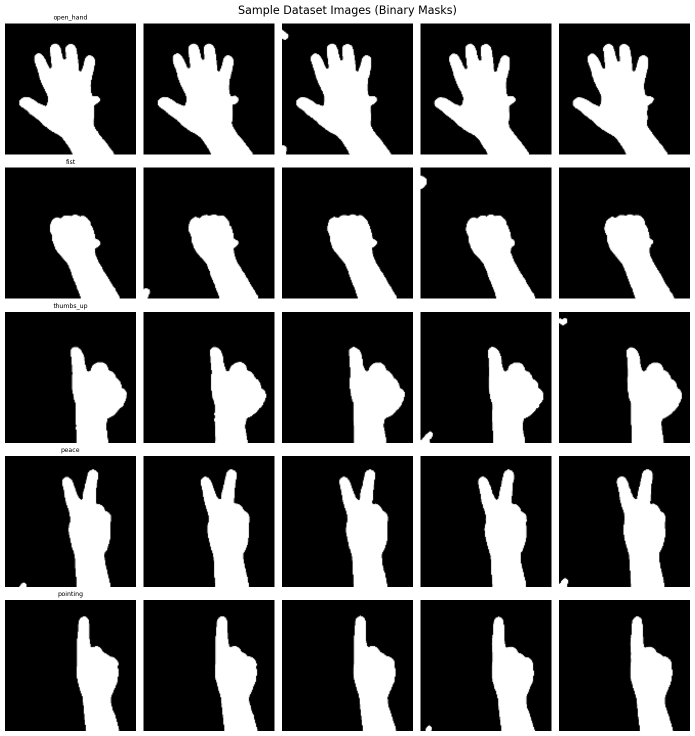
#> input picture dataset_samples.png, 1389 x 1472 px, given in place of the camera (shown at 1/2 size)
$ jupyter execute --allow-errors hgr.ipynb
#> lines starting #> are read from the running program, lines starting #| are printed output that depends on the picture; after the words box and inside, x2 and y2 are one past the last pixel; in counts of white or black regions, pixels touching at a corner belong together
[cell 1]
import sys

[cell 2]
import cv2
import os
import time
import numpy as np
import matplotlib.pyplot as plt
import seaborn as sns
import warnings
warnings.filterwarnings('ignore')

from skimage.feature import hog
from sklearn.svm import SVC
from sklearn.neighbors import KNeighborsClassifier
from sklearn.ensemble import RandomForestClassifier
from sklearn.linear_model import LogisticRegression
from sklearn.tree import DecisionTreeClassifier
from sklearn.model_selection import train_test_split, cross_val_score
from sklearn.preprocessing import StandardScaler, LabelEncoder
from sklearn.metrics import (
    classification_report,
    confusion_matrix,
    accuracy_score
)
from sklearn.pipeline import Pipeline
import pickle

print("All imports successful.")

[cell 3]
GESTURES = [
    'open_hand',
    'fist',
    'thumbs_up',
    'peace',
    'pointing'
]

DATASET_DIR = 'gesture_dataset'

IMAGES_PER_GESTURE = 200

IMG_SIZE = (128, 128)

HOG_ORIENTATIONS = 9
HOG_PIXELS_PER_CELL = (8, 8)
HOG_CELLS_PER_BLOCK = (2, 2)

MODEL_SAVE_PATH = 'gesture_model.pkl'
SCALER_SAVE_PATH = 'gesture_scaler.pkl'
ENCODER_SAVE_PATH = 'gesture_encoder.pkl'

os.makedirs(DATASET_DIR, exist_ok=True)
for gesture in GESTURES:
    os.makedirs(os.path.join(DATASET_DIR, gesture), exist_ok=True)

print(f"Dataset directory: {DATASET_DIR}")
print(f"Gestures to capture: {GESTURES}")
print(f"Images per gesture: {IMAGES_PER_GESTURE}")

[cell 4]
def preprocess_frame(frame):
    roi_top, roi_bottom, roi_left, roi_right = 50, 350, 300, 650
    roi = frame[roi_top:roi_bottom, roi_left:roi_right]

    blurred = cv2.GaussianBlur(roi, (5, 5), 0)

    ycrcb = cv2.cvtColor(blurred, cv2.COLOR_BGR2YCrCb)

    lower_skin = np.array([0, 133, 77], dtype=np.uint8)
    upper_skin = np.array([255, 173, 127], dtype=np.uint8)
    skin_mask = cv2.inRange(ycrcb, lower_skin, upper_skin)

    hsv = cv2.cvtColor(blurred, cv2.COLOR_BGR2HSV)
    lower_hsv = np.array([0, 20, 70], dtype=np.uint8)
    upper_hsv = np.array([20, 255, 255], dtype=np.uint8)
    hsv_mask = cv2.inRange(hsv, lower_hsv, upper_hsv)

    combined_mask = cv2.bitwise_or(skin_mask, hsv_mask)

    kernel = cv2.getStructuringElement(cv2.MORPH_ELLIPSE, (7, 7))
    combined_mask = cv2.morphologyEx(combined_mask, cv2.MORPH_CLOSE, kernel, iterations=2)
    combined_mask = cv2.morphologyEx(combined_mask, cv2.MORPH_OPEN, kernel, iterations=1)
    combined_mask = cv2.dilate(combined_mask, kernel, iterations=1)

    segmented = cv2.bitwise_and(roi, roi, mask=combined_mask)

    return roi, combined_mask, segmented

def prepare_image_for_saving(mask):
    resized = cv2.resize(mask, IMG_SIZE)
    return resized

print("Preprocessing functions defined.")

[cell 5]
# [80 lines left out: function capture_dataset, not called in this run]

[cell 6]
print("Dataset Summary:")
print("-" * 40)
total = 0
for gesture in GESTURES:
    folder = os.path.join(DATASET_DIR, gesture)
    count = len([f for f in os.listdir(folder) if f.endswith('.png')])
    total += count
    print(f"  {gesture:20s}: {count} images")
print("-" * 40)
print(f"  {'TOTAL':20s}: {total} images")

[cell 7]
def extract_hog_features(img):
    features = hog(
        img,
        orientations=HOG_ORIENTATIONS,
        pixels_per_cell=HOG_PIXELS_PER_CELL,
        cells_per_block=HOG_CELLS_PER_BLOCK,
        block_norm='L2-Hys',
        visualize=False
    )
    return features

def extract_hu_moments(img):
    moments = cv2.moments(img)
    hu = cv2.HuMoments(moments).flatten()

    hu = -np.sign(hu) * np.log10(np.abs(hu) + 1e-10)
    return hu

def extract_contour_features(img):
    features = np.zeros(12)

    contours, _ = cv2.findContours(
        img.astype(np.uint8),
        cv2.RETR_EXTERNAL,
        cv2.CHAIN_APPROX_SIMPLE
    )

    if not contours:
        return features

    cnt = max(contours, key=cv2.contourArea)
    area = cv2.contourArea(cnt)

    if area < 100:
        return features

    perimeter = cv2.arcLength(cnt, True)
    x, y, w, h = cv2.boundingRect(cnt)

    hull = cv2.convexHull(cnt)
    hull_area = cv2.contourArea(hull)
    hull_perimeter = cv2.arcLength(hull, True)

    solidity = area / (hull_area + 1e-5)
    extent = area / (w * h + 1e-5)
    aspect_ratio = w / (h + 1e-5)
    hull_ratio = hull_perimeter / (perimeter + 1e-5)

    defect_count = 0
    mean_defect_depth = 0
    try:
        hull_idx = cv2.convexHull(cnt, returnPoints=False)
        if hull_idx is not None and len(hull_idx) > 3:
            defects = cv2.convexityDefects(cnt, hull_idx)
            if defects is not None:
                for defect in defects:
                    s, e, f, d = defect[0]
                    depth = d / 256.0
                    if depth > 10:
                        defect_count += 1
                        mean_defect_depth += depth
                if defect_count > 0:
                    mean_defect_depth /= defect_count
    except Exception:
        pass

    circularity = (4 * np.pi * area) / (perimeter ** 2 + 1e-5)

    equiv_diameter = np.sqrt(4 * area / np.pi)

    features = np.array([
        area / (IMG_SIZE[0] * IMG_SIZE[1]),
        perimeter / (2 * (IMG_SIZE[0] + IMG_SIZE[1])),
        aspect_ratio,
        solidity,
        extent,
        hull_ratio,
        circularity,
        equiv_diameter / IMG_SIZE[0],
        defect_count,
        mean_defect_depth / 100.0,
        w / IMG_SIZE[0],
        h / IMG_SIZE[1],
    ])

    return features

def extract_pixel_histogram(img):
    grid = 4
    cell_h = img.shape[0] // grid
    cell_w = img.shape[1] // grid
    features = []
    for i in range(grid):
        for j in range(grid):
            cell = img[i*cell_h:(i+1)*cell_h, j*cell_w:(j+1)*cell_w]
            ratio = np.sum(cell > 0) / (cell_h * cell_w + 1e-5)
            features.append(ratio)
    return np.array(features)

def extract_all_features(img):
    hog_feats = extract_hog_features(img)
    hu_feats = extract_hu_moments(img)
    contour_feats = extract_contour_features(img)
    hist_feats = extract_pixel_histogram(img)

    return np.concatenate([hog_feats, hu_feats, contour_feats, hist_feats])

print("Feature extraction functions defined.")

dummy = np.zeros(IMG_SIZE, dtype=np.uint8)
sample_features = extract_all_features(dummy)
print(f"Feature vector size: {sample_features.shape[0]}")

[cell 8]
fig, axes = plt.subplots(len(GESTURES), 5, figsize=(14, 3 * len(GESTURES)))
fig.suptitle('Sample Dataset Images (Binary Masks)', fontsize=16)

for row, gesture in enumerate(GESTURES):
    folder = os.path.join(DATASET_DIR, gesture)
    files = sorted([f for f in os.listdir(folder) if f.endswith('.png')])
    sample_files = files[:5] if len(files) >= 5 else files

    for col, fname in enumerate(sample_files):
        img = cv2.imread(os.path.join(folder, fname), cv2.IMREAD_GRAYSCALE)
        ax = axes[row][col]
        ax.imshow(img, cmap='gray')
        ax.set_title(gesture if col == 0 else '', fontsize=9)
        ax.axis('off')

    for col in range(len(sample_files), 5):
        axes[row][col].axis('off')

plt.tight_layout()
plt.savefig('dataset_samples.png', dpi=100, bbox_inches='tight')
plt.show()
print("Dataset sample plot saved as 'dataset_samples.png'")

[cell 9]
def load_and_extract_features(dataset_dir, gestures):
    X = []
    y = []

    print("Loading dataset and extracting features...")
    for i, gesture in enumerate(gestures):
        path = os.path.join(dataset_dir, gesture)
        images = os.listdir(path)
        print(f"  Processing '{gesture}' ({len(images)} images)")

        for img_name in images:
            img_path = os.path.join(path, img_name)
            img = cv2.imread(img_path, cv2.IMREAD_GRAYSCALE)
            if img is None:
                print(f"Warning: Could not load image {img_path}")
                continue

            features = extract_all_features(img)
            X.append(features)
            y.append(gesture)

    print("Feature extraction complete.")
    return np.array(X), np.array(y)

X, y = load_and_extract_features(DATASET_DIR, GESTURES)
print(f"Feature matrix shape: {X.shape}")
print(f"Label distribution: { {g: np.sum(y == g) for g in GESTURES} }")

[cell 10]
le = LabelEncoder()
y_encoded = le.fit_transform(y)

print(f"Label encoding: { dict(zip(le.classes_, le.transform(le.classes_))) }")

#> (the rest of this cell did not finish here and is left out)

[cell 11]
models = {
    'SVM (RBF)': SVC(
        kernel='rbf',
        C=10,
        gamma='scale',
        probability=True,
        random_state=42
    ),
    'K-Nearest Neighbors': KNeighborsClassifier(
        n_neighbors=7,
        weights='distance',
        metric='euclidean'
    ),
    'Random Forest': RandomForestClassifier(
        n_estimators=200,
        max_depth=None,
        min_samples_split=2,
        random_state=42,
        n_jobs=-1
    ),
    'Decision Tree': DecisionTreeClassifier(
        max_depth=20,
        min_samples_split=5,
        random_state=42
    ),
    'Logistic Regression': LogisticRegression(
        max_iter=1000,
        C=1.0,
        solver='lbfgs',
        multi_class='multinomial',
        random_state=42
    )
}

results = {}

print("Training models...")
print("=" * 60)

#> (the rest of this cell did not finish here and is left out)

[cell 12]
import cv2
import numpy as np
import pickle
import time
from IPython.display import clear_output

MODEL_SAVE_PATH = 'gesture_model.pkl'
SCALER_SAVE_PATH = 'gesture_scaler.pkl'
ENCODER_SAVE_PATH = 'gesture_encoder.pkl'

with open(MODEL_SAVE_PATH, 'rb') as f:
#> (reads gesture_model.pkl from the repository)
    svm_model = pickle.load(f)
with open(SCALER_SAVE_PATH, 'rb') as f:
#> (reads gesture_scaler.pkl from the repository)
    scaler = pickle.load(f)
with open(ENCODER_SAVE_PATH, 'rb') as f:
#> (reads gesture_encoder.pkl from the repository)
    label_encoder = pickle.load(f)

def run_realtime_test():
    cap = cv2.VideoCapture(0)
    if not cap.isOpened():
        print("ERROR: Cannot open webcam.")
        return

    cap.set(cv2.CAP_PROP_FRAME_WIDTH, 720)
    cap.set(cv2.CAP_PROP_FRAME_HEIGHT, 480)

    print("Starting real-time gesture recognition. Press 'Q' to quit.")

    while True:
        ret, frame = cap.read()
#> frame is the input picture: shape (1472, 1389, 3); min 0, max 255, mean 87.5
        if not ret:
            print("Failed to grab frame.")
            break

        frame = cv2.flip(frame, 1)
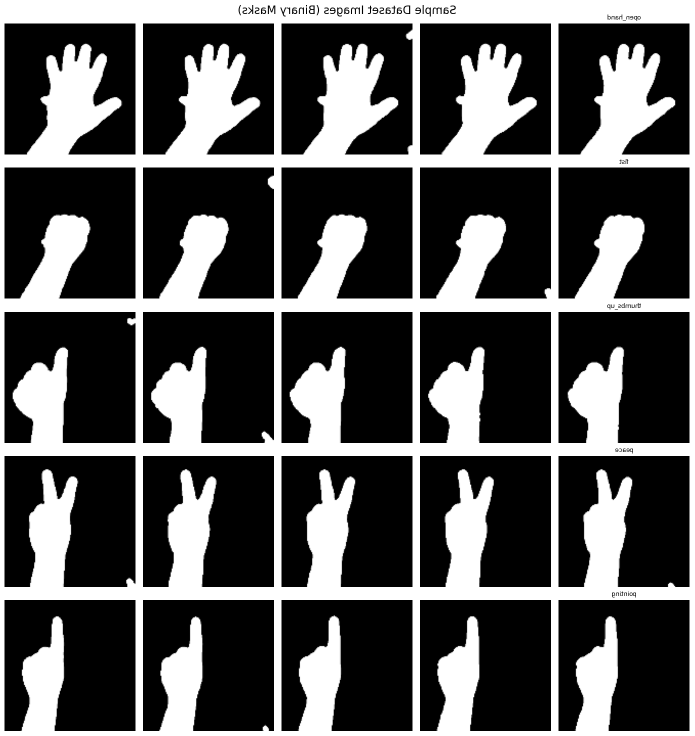
#> frame: shape (1472, 1389, 3) (shown at 1/2 size); min 0, max 255, mean 87.5
        display = frame.copy()

        roi_top, roi_bottom, roi_left, roi_right = 50, 350, 300, 650
        cv2.rectangle(display, (roi_left, roi_top), (roi_right, roi_bottom), (0, 255, 0), 2)
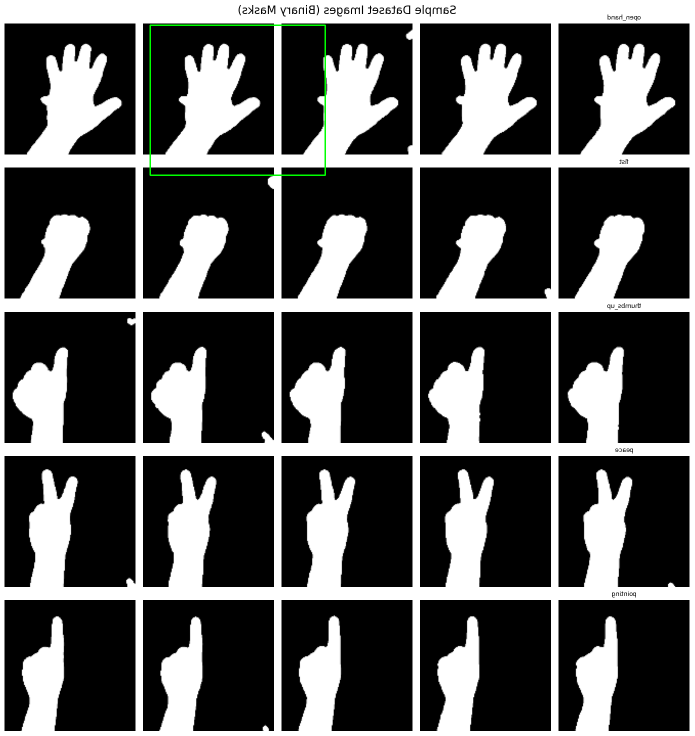
#> display: shape (1472, 1389, 3) (shown at 1/2 size); 0.19% of pixels changed, all inside (x1, y1, x2, y2) = (299, 49, 652, 352)

        _, mask, _ = preprocess_frame(frame)
#> in preprocess_frame, `roi = frame[roi_top:roi_bottom, roi_left:roi_right]`:
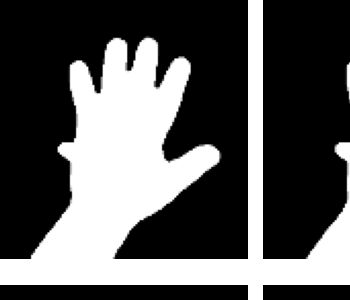
#> roi: shape (300, 350, 3); min 0, max 255, mean 87.9
#> in preprocess_frame, `blurred = cv2.GaussianBlur(roi, (5, 5), 0)`:
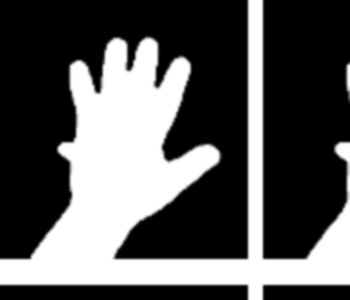
#> blurred: shape (300, 350, 3); min 0, max 255, mean 87.9
#> in preprocess_frame, `ycrcb = cv2.cvtColor(blurred, cv2.COLOR_BGR2YCrCb)`: ycrcb: shape (300, 350, 3); mean of channels 0, 1, 2 87.9, 128, 128
#> in preprocess_frame, `skin_mask = cv2.inRange(ycrcb, lower_skin, upper_skin)`: skin_mask: shape (300, 350); every value is 0
#> in preprocess_frame, `hsv = cv2.cvtColor(blurred, cv2.COLOR_BGR2HSV)`: hsv: shape (300, 350, 3); mean H, S, V 0, 0, 87.9
#> in preprocess_frame, `segmented = cv2.bitwise_and(roi, roi, mask=combined_mask)`: segmented: shape (300, 350, 3); every value is 0

        try:
            img_resized = prepare_image_for_saving(mask)
#> in prepare_image_for_saving, `resized = cv2.resize(mask, IMG_SIZE)`: resized: shape (128, 128); every value is 0

            features = extract_all_features(img_resized)
#> features = 8135 values from 0 to 0

            features_scaled = scaler.transform([features])

            pred = svm_model.predict(features_scaled)
#> pred = [0]
            gesture_name = label_encoder.inverse_transform(pred)[0]
#> gesture_name = 'fist'

            cv2.putText(display, f"Prediction: {gesture_name}", (10, 30),
                        cv2.FONT_HERSHEY_SIMPLEX, 1, (255, 0, 0), 2)
        except Exception as e:
            cv2.putText(display, "Prediction: Error/No Hand", (10, 30),
                        cv2.FONT_HERSHEY_SIMPLEX, 1, (0, 0, 255), 2)

        mask_small = cv2.resize(mask, (150, 150))
#> mask_small: shape (150, 150); every value is 0
        mask_bgr = cv2.cvtColor(mask_small, cvq2.COLOR_GRAY2BGR)
        display[roi_top:roi_top+150, 0:150] = mask_bgr
        cv2.putText(display, "Mask", (5, roi_top + 165),
                    cv2.FONT_HERSHEY_SIMPLEX, 0.5, (255, 255, 255), 1)

        cv2.imshow('Real-time Gesture Recognition', display)

        key = cv2.waitKey(1) & 0xFF
        if key == ord('q') or key == ord('Q'):
            break

    cap.release()
    cv2.destroyAllWindows()

#> (the rest of this cell did not finish here and is left out)
